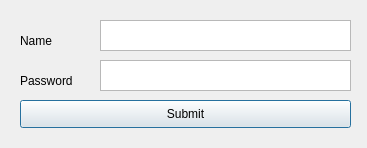
<?xml version="1.0" encoding="UTF-8"?>
<ui version="4.0">
 <class>Login</class>
 <widget class="QMainWindow" name="Login">
  <property name="geometry">
   <rect>
    <x>0</x>
    <y>0</y>
    <width>367</width>
    <height>148</height>
   </rect>
  </property>
  <property name="windowTitle">
   <string>MainWindow</string>
  </property>
  <widget class="QWidget" name="centralwidget">
   <widget class="QPushButton" name="butonSubmit">
    <property name="geometry">
     <rect>
      <x>20</x>
      <y>100</y>
      <width>331</width>
      <height>28</height>
     </rect>
    </property>
    <property name="text">
     <string>Submit</string>
    </property>
    <property name="autoDefault">
     <bool>false</bool>
    </property>
    <property name="default">
     <bool>true</bool>
    </property>
   </widget>
   <widget class="QTextEdit" name="textName">
    <property name="geometry">
     <rect>
      <x>100</x>
      <y>20</y>
      <width>251</width>
      <height>31</height>
     </rect>
    </property>
    <property name="html">
     <string>&lt;!DOCTYPE HTML PUBLIC &quot;-//W3C//DTD HTML 4.0//EN&quot; &quot;http://www.w3.org/TR/REC-html40/strict.dtd&quot;&gt;
&lt;html&gt;&lt;head&gt;&lt;meta name=&quot;qrichtext&quot; content=&quot;1&quot; /&gt;&lt;style type=&quot;text/css&quot;&gt;
p, li { white-space: pre-wrap; }
&lt;/style&gt;&lt;/head&gt;&lt;body style=&quot; font-family:'MS Shell Dlg 2'; font-size:7.8pt; font-weight:400; font-style:normal;&quot;&gt;
&lt;p align=&quot;justify&quot; style=&quot;-qt-paragraph-type:empty; margin-top:0px; margin-bottom:0px; margin-left:0px; margin-right:0px; -qt-block-indent:0; text-indent:0px;&quot;&gt;&lt;br /&gt;&lt;/p&gt;&lt;/body&gt;&lt;/html&gt;</string>
    </property>
   </widget>
   <widget class="QLabel" name="label1">
    <property name="geometry">
     <rect>
      <x>20</x>
      <y>70</y>
      <width>55</width>
      <height>21</height>
     </rect>
    </property>
    <property name="text">
     <string>Password</string>
    </property>
   </widget>
   <widget class="QLabel" name="label2">
    <property name="geometry">
     <rect>
      <x>20</x>
      <y>30</y>
      <width>55</width>
      <height>21</height>
     </rect>
    </property>
    <property name="text">
     <string>Name</string>
    </property>
   </widget>
   <widget class="QTextEdit" name="textPassword">
    <property name="geometry">
     <rect>
      <x>100</x>
      <y>60</y>
      <width>251</width>
      <height>31</height>
     </rect>
    </property>
   </widget>
  </widget>
 </widget>
 <resources/>
 <connections/>
</ui>
